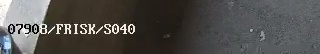
#> input picture script-server/scripts/detection/bottom_frame_75bbb04d89404700a44eafd57621f342.jpg, 320 x 54 px
$ python -i camera_tampering_worker.py   (imports and definitions only)   (older library calls are emulated)
#> lines starting #> are read from the running program, lines starting #| are printed output that depends on the picture; after the words box and inside, x2 and y2 are one past the last pixel; in counts of white or black regions, pixels touching at a corner belong together
#> further down, picture is the input picture: shape (54, 320, 3); mean B, G, R 76.8, 79.5, 81.2
"""
Camera Tampering Worker — supports both RTSP (via master_pipeline producer)
and HLS (via its own internal OpenCV reader).

Detects camera tampering via frame analysis:
  - Brightness check  → "Camera Blocked"
  - Blur score (Laplacian variance) → "Camera Blurred"
  - Edge density → "Camera Covered"
"""

import queue
import time
import os
_DET_GPU_ID = int(os.environ["WORKER_INDEX"]) if os.environ.get("WORKER_INDEX", "").strip().isdigit() else int("".join(c for c in os.environ.get("WORKER_ID", "main").split("-")[-1] if c.isdigit()) or "0")
import logging
import threading
import signal
from datetime import datetime
import cv2
import numpy as np
from concurrent.futures import ThreadPoolExecutor

# Ensure detection root is on path for imports
import sys
BASE_DIR = os.path.dirname(os.path.abspath(__file__))
DETECTION_ROOT = os.path.abspath(os.path.join(BASE_DIR, ".."))
if DETECTION_ROOT not in sys.path:
    sys.path.insert(0, DETECTION_ROOT)

# ================= GRACEFUL STOP FLAG =================
_STOP_EVENT = threading.Event()

def _handle_stop(sig, frame):
    _STOP_EVENT.set()

# [9 lines not run here, left out]
logger = logging.getLogger(__name__)

# ================= CONFIG ==================
RTSP_SAVE_FOLDER = os.path.join(DETECTION_ROOT, "results/camera_tampering_detection")
HLS_SAVE_FOLDER  = os.path.join(DETECTION_ROOT, "results/tcs_detections/camera_tampering_detection")

# [2 lines not run here, left out]

COOLDOWN_TIME = int(os.environ.get("COOLDOWN_TIME", 60))
THREAD_DELAY  = 0.1
HLS_SAMPLE_EVERY = 10

import uuid

# ================= SHARED STATE ============
_last_save_time = {}
_state_lock = threading.Lock()

# =====================================================
# 🔍 TAMPERING DETECTION (pure OpenCV, CPU-only)
# =====================================================
def _detect_camera_tampering(frame):
    """
    Detect tampering via brightness / blur / edge density.
    Returns (status, brightness, blur_score, edge_density).
    """
    resized    = cv2.resize(frame, (320, 240))
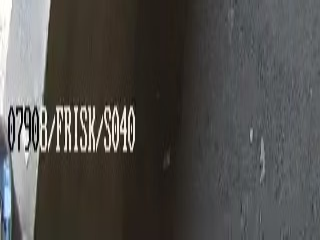
#> resized: shape (240, 320, 3); mean B, G, R 76.8, 79.4, 81.1
    brightness = np.mean(resized)
#> brightness = 79.08
    gray       = cv2.cvtColor(resized, cv2.COLOR_BGR2GRAY)
    blur_score = cv2.Laplacian(gray, cv2.CV_64F).var()
#> blur_score = 1925.4
    edges      = cv2.Canny(gray, 50, 150)
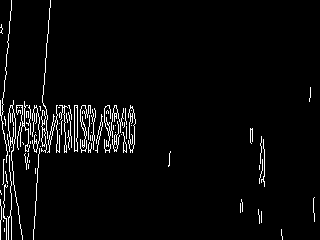
#> edges: shape (240, 320); 3.9% white in thin lines or dots
    edge_density = np.sum(edges > 0) / (320 * 240)
#> edge_density = 0.0385

    if brightness < 60:
        return "Camera Blocked", brightness, blur_score, edge_density
    if blur_score < 300:
        return "Camera Blurred", brightness, blur_score, edge_density
    if edge_density < 0.03:
        return "Camera Covered", brightness, blur_score, edge_density
    return "Normal", brightness, blur_score, edge_density

# ================= CPU WORKER =================
# [161 lines left out: functions _cpu_worker, _process_packet, camera_tampering_worker, _hls_camera_thread, camera_tampering_worker_hls, not called in this run]

>>> import cv2
>>> picture = cv2.imread('../bottom_frame_75bbb04d89404700a44eafd57621f342.jpg')
>>> result = _detect_camera_tampering(picture)
#> result = ('Normal', 79.08, 1925.4, 0.0385)

$ run again, on script-server/scripts/detection/debug_crop_frame_b3f70ca697354ade88139f81383e57e9.jpg
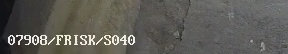
#> input picture script-server/scripts/detection/debug_crop_frame_b3f70ca697354ade88139f81383e57e9.jpg, 288 x 54 px
#> picture is the input picture: shape (54, 288, 3); mean B, G, R 86, 91.8, 93.3
#> in _detect_camera_tampering, `resized    = cv2.resize(frame, (320, 240))`:
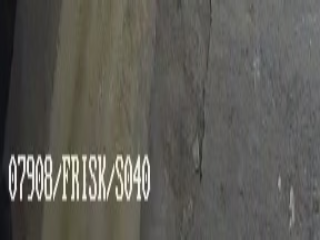
#> resized: shape (240, 320, 3); mean B, G, R 85.8, 91.6, 93.2
#> brightness = 90.22
#> blur_score = 636.6
#> in _detect_camera_tampering, `edges      = cv2.Canny(gray, 50, 150)`:
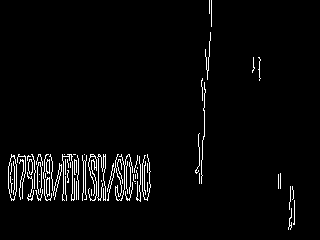
#> edges: shape (240, 320); 3.4% white in thin lines or dots, all inside (x1, y1, x2, y2) = (8, 0, 295, 230)
#> edge_density = 0.0336
#> result = ('Normal', 90.22, 636.6, 0.0336)

$ run again, on script-server/scripts/detection/debug_crop_frame_d02f7c2f103b4a4fb12e2f11bafd6fa2.jpg
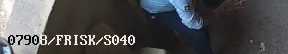
#> input picture script-server/scripts/detection/debug_crop_frame_d02f7c2f103b4a4fb12e2f11bafd6fa2.jpg, 288 x 54 px
#> picture is the input picture: shape (54, 288, 3); mean B, G, R 78.1, 76.9, 76.2
#> brightness = 76.94
#> in _detect_camera_tampering, `gray       = cv2.cvtColor(resized, cv2.COLOR_BGR2GRAY)`:
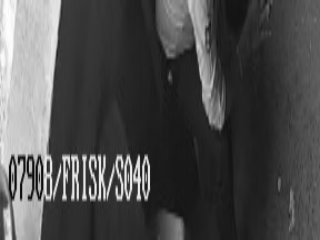
#> gray: shape (240, 320); min 5, max 254, mean 76.7
#> blur_score = 939.3
#> in _detect_camera_tampering, `edges      = cv2.Canny(gray, 50, 150)`:
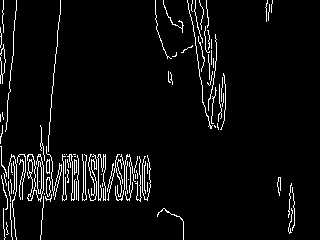
#> edges: shape (240, 320); 5.2% white in thin lines or dots
#> edge_density = 0.0521
#> result = ('Normal', 76.94, 939.3, 0.0521)
